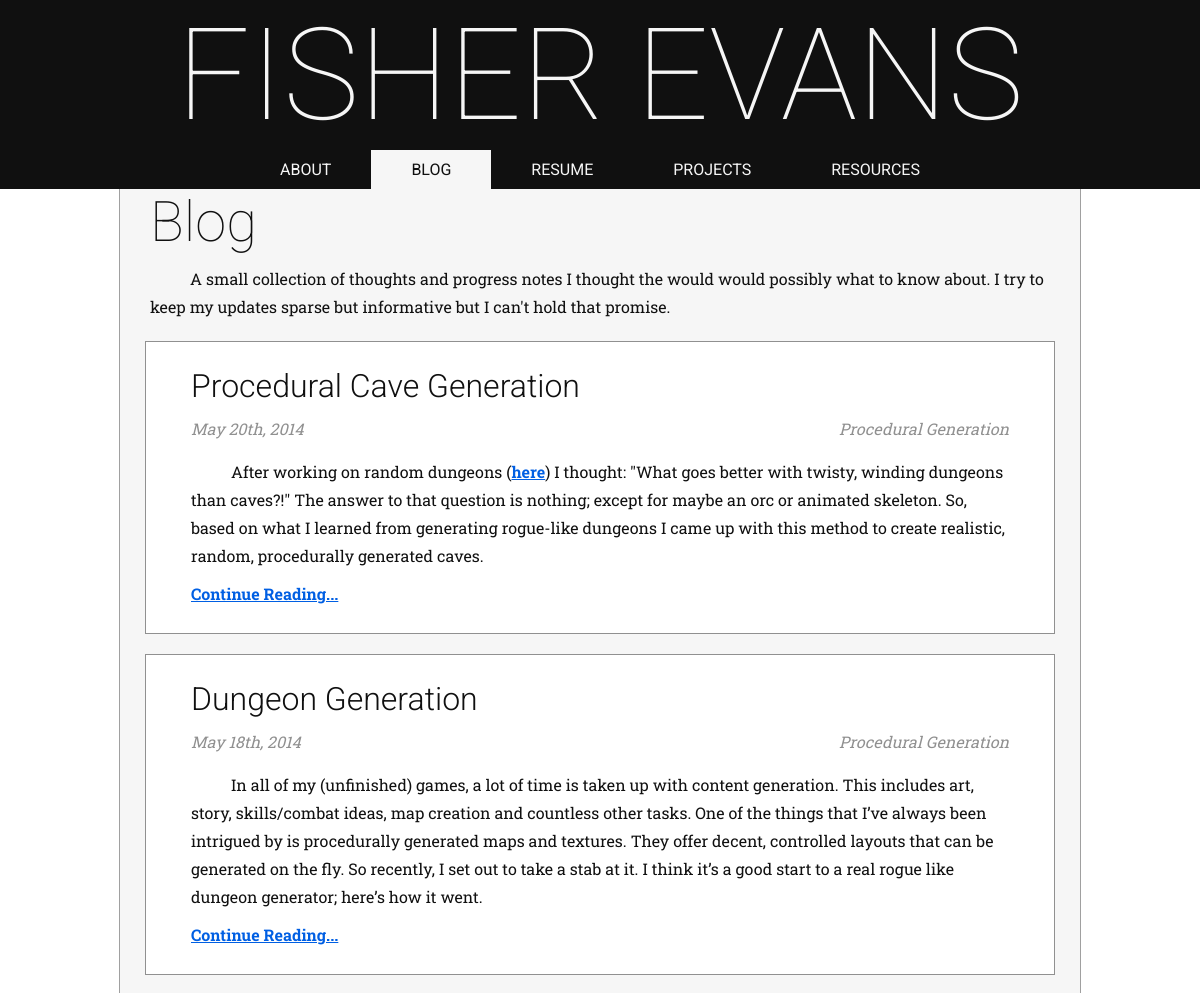
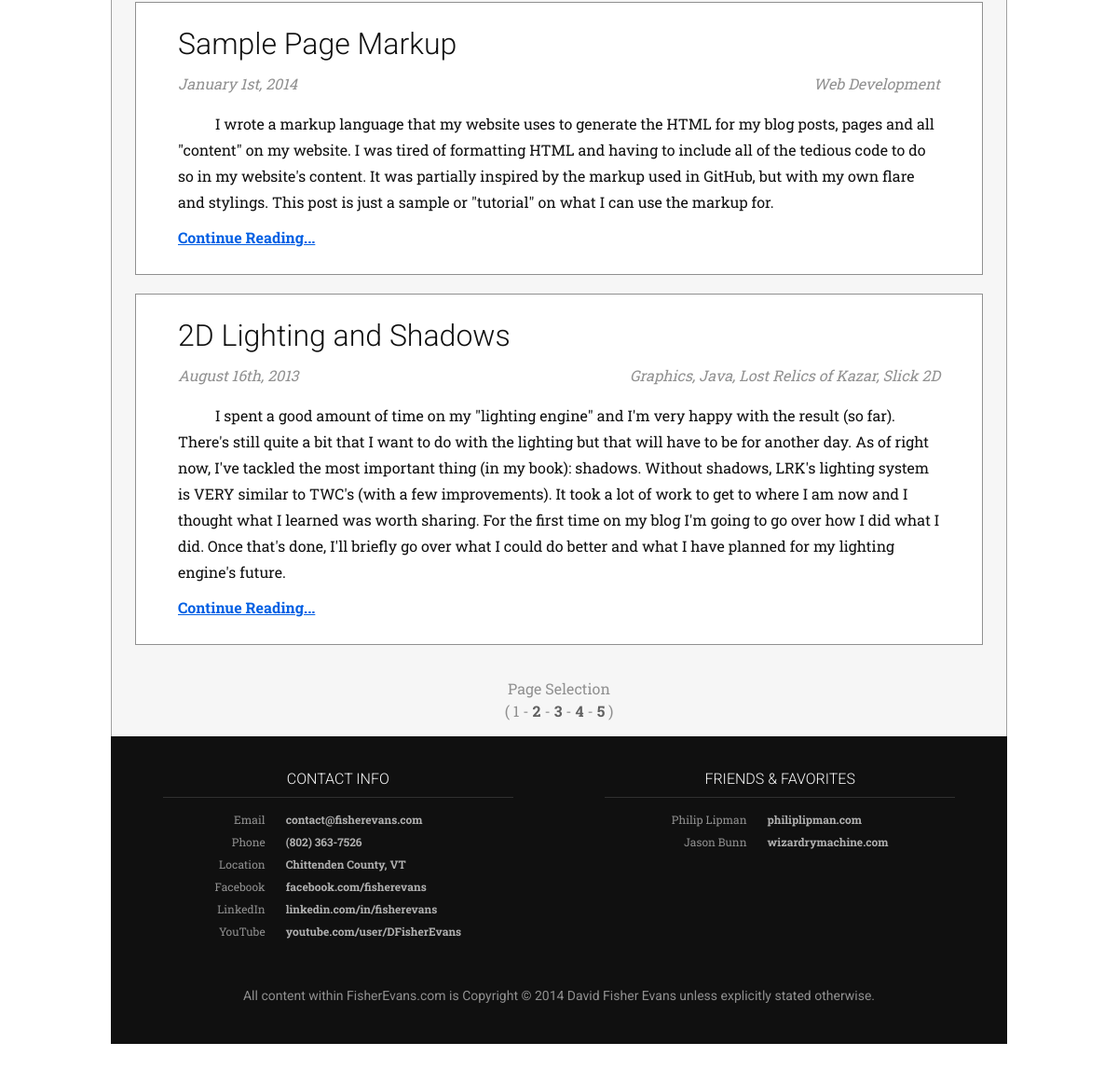
Page /blog on the committed database (2 pictures, top to bottom).
### tables this page shows
CREATE TABLE IF NOT EXISTS `navigation` (
  `id` int(5) NOT NULL AUTO_INCREMENT,
  `page_id` varchar(100) NOT NULL,
  `sequence` int(5) NOT NULL,
  PRIMARY KEY (`id`),
  UNIQUE KEY `page_id_UNIQUE` (`page_id`)
);

CREATE TABLE IF NOT EXISTS `pages` (
  `id` varchar(255) NOT NULL,
  `title` varchar(255) NOT NULL,
  `content` text NOT NULL,
  PRIMARY KEY (`id`),
  UNIQUE KEY `title_UNIQUE` (`title`)
);

CREATE TABLE IF NOT EXISTS `posts` (
  `id` varchar(255) NOT NULL,
  `intro_content` text NOT NULL,
  `main_content` text NOT NULL,
  `title` varchar(255) NOT NULL,
  `post_date` datetime NOT NULL,
  PRIMARY KEY (`id`),
  UNIQUE KEY `id_UNIQUE` (`id`)
);

CREATE TABLE IF NOT EXISTS `tags` (
  `id` varchar(255) NOT NULL,
  `name` varchar(255) NOT NULL,
  PRIMARY KEY (`id`)
);

### blog.php (the view, shortened to what this page needs)
<?php
    $pageSize = 4;
    $currentTag = "";
    function fetchRowCount($table) {
        $resource = mysql_query("SELECT COUNT(id) FROM $table;");
        return mysql_result($resource,0);
    }
    function fetchPosts($pageNumber) {
        global $pageSize;
        $query = mysql_query("SELECT id, title, intro_content, post_date FROM posts ORDER BY post_date DESC LIMIT " . ($pageNumber*$pageSize) . ", $pageSize;");
        $posts = array();
        while($post = mysql_fetch_array($query))
            array_push($posts, $post);
        return $posts;
    }
    function fetchPostTags($postId) {
        $query = mysql_query("SELECT t.id, t.name FROM posts_to_tags AS ptt, tags AS t WHERE ptt.post_id='$postId' AND ptt.tag_id=t.id;");
        $tags = array();
        while($tag = mysql_fetch_array($query))
            array_push($tags, $tag);
        return $tags;
    }
    function getTagList($postId) {
        $tags = fetchPostTags($postId);
        $list = "";
        $id = 0;
        foreach($tags as $tag) {
            if($id++ > 0) $list .= ", ";
            $list .= '<a class="tagLink';
            $list .= '" href="/blog/tags/' . $tag['id'] . '">' . $tag['name'] . '</a>';
        }
        return $list;
    }
    function getPageCount($table) {
        global $pageSize;
        return ceil(fetchRowCount($table)/$pageSize);
    }
    function getPostSummaries($posts, $heading) {
        $content = "";
        foreach($posts as $post) {
            $content .= '<div class="contentBlock"><h2 class="headerLink" onClick="javascript:' . "window.location.assign('/blog/post/" . $post['id'] . "');" . '">' . $post['title'] . '</h2>';
            $content .= '<p class="blogPostTagline time">' . date("F jS, Y", strtotime($post['post_date'])) . '</p>';
            $content .= '<p class="blogPostTagline tags">' . getTagList($post['id']) . '</p>';
            $content .= '<div class="spacer"></div><p class="blogPostOpeneing">' . $post['intro_content'] . '</p>';
            $content .= '<p class="readMore"><a href="/blog/post/' . $post['id'] . '">Continue Reading...</a></div>';
        }
        return $content;
    }
    function getRecentPosts($pageNumber) {
        $posts = fetchPosts($pageNumber);
        return getPostSummaries($posts, "h1");
    }
    function getPageLinks($preText, $currentPage, $linkPrefix, $table) {
        $count = getPageCount($table);
        $content = '<div class="pageLinks">' . $preText . '( ';
        for($id = 1;$id <= $count;$id++) {
            if($id > 1)
                $content .= " - ";
            if($id == $currentPage)
                $content .= '<span class="pageNumber currentPage">' . $id . '</span>';
            else
                $content .= '<a class="pageNumber" href="' . $linkPrefix . $id . '">' . $id . '</a>';
        }
        $content .= ' )</div>';
        return $content;
    }
    function getBlogContent($path) {
        $action = array_shift($path);
        if($action == null)
            $action = '1';
        switch($action) {
            default:
                $validNumber = preg_match("/^[0-9]+$/", $action, $matches);
                if(getPageCount("posts") < $action) return get404();
                if($action == 1)
                    $content = '<h1>Blog</h1><p>A small collection of thoughts and progress notes I thought the would would possibly what to know about. I try to keep my updates sparse but informative but I can\'t hold that promise.</p>';
                else
                    $content = getPageLinks("You are viewing blog posts from a past time.<br>", $action, "/blog/", "posts");
                return $content . getRecentPosts($action - 1) . getPageLinks("Page Selection<br>", $action, "/blog/", "posts");
                break;
        }
    }
?>

### index.php (shortened to what this page needs)
<?php
    $pageContent = "null";
    $title = " | FisherEvans.com";
    include('global_functions.php');
    $URL = explode('?', $_SERVER['REQUEST_URI']);
    $URL[0] = preg_replace("/[^0-9a-z\-\/]/", "", preg_replace("/^\//", "", strtolower($URL[0])));
    $URI = explode('/', $URL[0]);
    $baseResource = array_shift($URI);
    switch($baseResource) {
        case "blog":
            include('blog.php');
            $pageContent = getBlogContent($URI);
            break;
    }
?>
<!DOCTYPE html>
<html>
    <head>
        <link href="/css/prism.css" rel="stylesheet" />
        <link href='/css/style_global.css' rel='stylesheet' type='text/css' media="all">
        <link href='/css/style_big.css' rel='stylesheet' type='text/css' media="all and (max-width:1050px)">
        <link href='/css/style_small.css' rel='stylesheet' type='text/css' media="all and (max-width:700px)">
    </head>
    <body>
        <div id="header">
            <span id="title">Fisher Evans</span>
            <div id="nav">
                <?php
                    foreach(fetchNavigation() as $nav) {
                        echo getNavLink($nav['page_id'], getPagetitle($nav['page_id']));
                    }
                ?>
            </div>
        </div>
        <div class="page">
            <?php
                echo $pageContent;
            ?>
        </div>
        <div class="page" id="footer">
            <div class="footerHalf">
                <h4>CONTACT INFO</h4>
                <table cell-spacing=0>
                    <tr>
                        <td class="left">Email</td>
                        <td class="right"><a href="mailto:contact@fisherevans.com">contact@fisherevans.com</a></td>
                    </tr>
                    <tr>
                        <td class="left">Phone</td>
                        <td class="right"><a href="tel:8023637526">(802) 363-7526</a></td>
                    </tr>
                    <tr>
                        <td class="left">Location</td>
                        <td class="right"><a target="_blank" href="https://www.google.com/maps/place/Chittenden+County/@44.4380375,-73.0638627,108486m/data=!3m2!1e3!4b1!4m2!3m1!1s0x4cb587b3309b2fdf:0x24998da66abb959c?hl=en">Chittenden County, VT</a></td>
                    </tr>
                    <tr>
                        <td class="left">Facebook</td>
                        <td class="right"><a target="_blank" href="https://www.facebook.com/fisherevans">facebook.com/fisherevans</a></td>
                    </tr>
                    <tr>
                        <td class="left">LinkedIn</td>
                        <td class="right"><a target="_blank" href="http://www.linkedin.com/in/fisherevans/">linkedin.com/in/fisherevans</a></td>
                    </tr>
                    <tr>
                        <td class="left">YouTube</td>
                        <td class="right"><a target="_blank" href="http://www.youtube.com/user/DFisherEvans">youtube.com/user/DFisherEvans</a></td>
                    </tr>
                </table>
            </div>
            <div class="footerHalf">
            <h4>FRIENDS & FAVORITES</h4>
            <table cell-spacing=0>
                <tr>
                    <td class="left">Philip Lipman</td>
                    <td class="right"><a target="_blank" href="http://www.philiplipman.com/">philiplipman.com</a></td>
                </tr>
                <tr>
                    <td class="left">Jason Bunn</td>
                    <td class="right"><a target="_blank" href="http://wizardrymachine.com/">wizardrymachine.com</a></td>
                </tr>
            </table>
            </div>
            <p>All content within FisherEvans.com is Copyright &copy; 2014 David Fisher Evans unless explicitly stated otherwise.</p>
        </div>
    </body>
</html>

### global_functions.php (shortened to what this page needs)
<?php
    function getPagetitle($pageId) {
        $query = mysql_query("SELECT title FROM pages WHERE id='" . $pageId . "';");
        $result = mysql_fetch_array($query);
        return $result['title'];
    }
    function fetchNavigation() {
        $query = mysql_query("SELECT * FROM navigation order by sequence asc;");
        $navs = array();
        while($nav = mysql_fetch_array($query))
            array_push($navs, $nav);
        return $navs;
    }
    function getNavLink($pageId, $label) {
        global $baseResource;
        $tag = '<a class="navLink fadeColor';
        if($pageId == $baseResource)
            $tag .= ' selected';
        $tag .= '" href="/' . $pageId . '">' . $label . "</a>\n";
        return $tag;
    }
?>

### css/style_global.css (style rules this page uses)
* { margin: 0px; padding: 0px; }
html { overflow-y: scroll; min-width:300px; }
body { background-color:#ffffff; }
#header { margin:0px auto; width:100%; background-color:#101010; z-index:1; }
#title { font-family: 'Roboto', sans-serif; font-weight:100; text-transform:uppercase; text-align:center; color:#f6f6f6; display:block; margin:0px auto; width:100%; font-size:128px; }
#nav { width:100%; margin:0px auto; text-align:center; font-size: 0px; max-height:45px; overflow:hidden; }
.navLink { font-family: 'Roboto', sans-serif; text-transform:uppercase; text-decoration:none; background-color:#101010; display:inline-block; font-size:16px; padding:10px 40px; color:#f6f6f6; }
.navLink.selected { color:#101010; background-color:#f6f6f6; }
.page { margin:0px auto; width:80%; max-width:1100px; display:block; border-left:1px solid #a0a0a0; border-right:1px solid #a0a0a0; overflow-x:hidden; background-color:#f6f6f6; padding-bottom:15px; }
.contentBlock { display:block; padding:15px; margin:20px 25px; border:1px solid #909090; background-color:#ffffff; text-align:left; vertical-align: middle; overflow-x:hidden; overflow-y:auto; }
p, h1, h2, h3 { color:#101010; margin:10px 30px; display:block; }
h1, h2, h3 { font-family: 'Roboto', sans-serif; font-weight:100; font-size: 56px; }
h1 { margin:0px 30px; }
.headerLink { cursor:pointer; -webkit-transition: color 0.35s ease; -moz-transition: color 0.35s ease; -ms-transition: color 0.35s ease; -o-transition: color 0.35s ease; transition: color 0.35s ease; }
h2 { font-size: 32px; font-weight:300; }
.page a { font-family: 'Roboto Slab', serif; font-size: 16px; line-height:24px; font-weight: 700; color:#005FE3; text-decoration:underlined; -webkit-transition: color 0.35s ease, background 0.35s ease; -moz-transition: color 0.35s ease, background 0.35s ease; -ms-transition: color 0.35s ease, background 0.35s ease; -o-transition: color 0.35s ease, background 0.35s ease; transition: color 0.35s ease, background 0.35s ease; }
.page a.tagLink { color:#909090; text-decoration:none; font-weight: 400; }
p { font-family: 'Roboto Slab', serif; font-size: 16px; line-height:28px; font-weight: 400; text-indent: 40px; }
p.blogPostTagline { font-weight: 400; font-style:italic; margin:0px; text-indent: 0px; color:#909090; }
p.blogPostTagline.time { float:left; padding-left:30px; }
p.blogPostTagline.tags { float:right; text-align:right; padding-right:30px; }
p.blogPostOpeneing { padding-top:20px; }
p.readMore { text-indent: 0px; }
.pageLinks { color:#909090; font-family: 'Roboto Slab', serif; font-size: 16px; line-height:24px; width:100%; text-align:center; padding-top:15px; }
.pageLinks a { text-decoration: none; color:#606060; }
div.spacer { display:block; height:3px; }
#footer { margin: 0px auto; margin-bottom:30px; padding:15px 0px; background-color:#101010; border:1px solid #101010; text-align:center; }
#footer p { font-family: 'Roboto', sans-serif; text-indent: 0px; font-size:14px; padding:12px; color:#909090; text-align:center; }
#footer .footerHalf { width:49%; padding:20px 0px; display:inline-block; text-align: center; vertical-align: top; }
.footerHalf h4 { font-family: 'Roboto', sans-serif; font-weight:300; font-size: 16px; color:#fafafa; padding: 0px; padding-bottom:10px; margin-bottom: 10px; display: inline-block; text-align: center; width: 80%; border-bottom: 1px solid #303030; }
.footerHalf table { margin: 0px auto; }
.footerHalf table td { font-family: 'Roboto Slab', serif; font-size: 12px; line-height:22px; font-weight: 400; color:#909090; }
.footerHalf table .left { text-align:right; padding-right:10px; }
.footerHalf table .right { text-align:left; padding-left:10px; }
.footerHalf table a { text-decoration:none; color:#b0b0b0; font-family: 'Roboto Slab', serif; font-size: 12px; line-height:22px; font-weight:700; }
.fadeColor { -webkit-transition: color 0.35s ease, background 0.35s ease; -moz-transition: color 0.35s ease, background 0.35s ease; -ms-transition: color 0.35s ease, background 0.35s ease; -o-transition: color 0.35s ease, background 0.35s ease; transition: color 0.35s ease, background 0.35s ease; }
.fadeMaxHeight { -webkit-transition: max-height 0.35s ease; -moz-transition: max-height 0.35s ease; -ms-transition: max-height 0.35s ease; -o-transition: max-height 0.35s ease; transition: max-height 0.35s ease; }

### css/style_big.css (style rules this page uses)
#title { font-weight:100; font-size:96px; }
.page { width:90%; max-width:800px; }
.navLink { padding:10px 30px; }

### rows in the picture
navigation: page.title "ABOUT"
navigation: page.title "BLOG"
navigation: page.title "RESUME"
navigation: page.title "PROJECTS"
navigation: page.title "RESOURCES"
posts: title "Procedural Cave Generation", post_date "May 20th, 2014", intro_content "After working on random dungeons ( here ) I thought: \"What goes better with twisty, winding dungeons than caves?!\" The answer to that question is nothing; except for maybe an orc or animated skeleton. So, based on what I learned from generating rogue-like dungeons I came up with this method to create realistic, random, procedurally generated caves."
tags: name "Procedural Generation"
posts: title "Dungeon Generation", post_date "May 18th, 2014", intro_content "In all of my (unfinished) games, a lot of time is taken up with content generation. This includes art, story, skills/combat ideas, map creation and countless other tasks. One of the things that I’ve always been intrigued by is procedurally generated maps and textures. They offer decent, controlled layouts that can be generated on the fly. So recently, I set out to take a stab at it. I think it’s a good start to a real rogue like dungeon generator; here’s how it went."
posts: title "Sample Page Markup", post_date "January 1st, 2014", intro_content "I wrote a markup language that my website uses to generate the HTML for my blog posts, pages and all \"content\" on my website. I was tired of formatting HTML and having to include all of the tedious code to do so in my website's content. It was partially inspired by the markup used in GitHub, but with my own flare and stylings. This post is just a sample or \"tutorial\" on what I can use the markup for."
tags: name "Web Development"
posts: title "2D Lighting and Shadows", post_date "August 16th, 2013", intro_content "I spent a good amount of time on my \"lighting engine\" and I'm very happy with the result (so far). There's still quite a bit that I want to do with the lighting but that will have to be for another day. As of right now, I've tackled the most important thing (in my book): shadows. Without shadows, LRK's lighting system is VERY similar to TWC's (with a few improvements). It took a lot of work to get to where I am now and I thought what I learned was worth sharing. For the first time on my blog I'm going to go over how I did what I did. Once that's done, I'll briefly go over what I could do better and what I have planned for my lighting engine's future."
tags: name "Graphics"
tags: value ",", name "Java"
tags: value ",", name "Lost Relics of Kazar"
tags: value ",", name "Slick 2D"

### other values in the picture
$preText "Page Selection"
